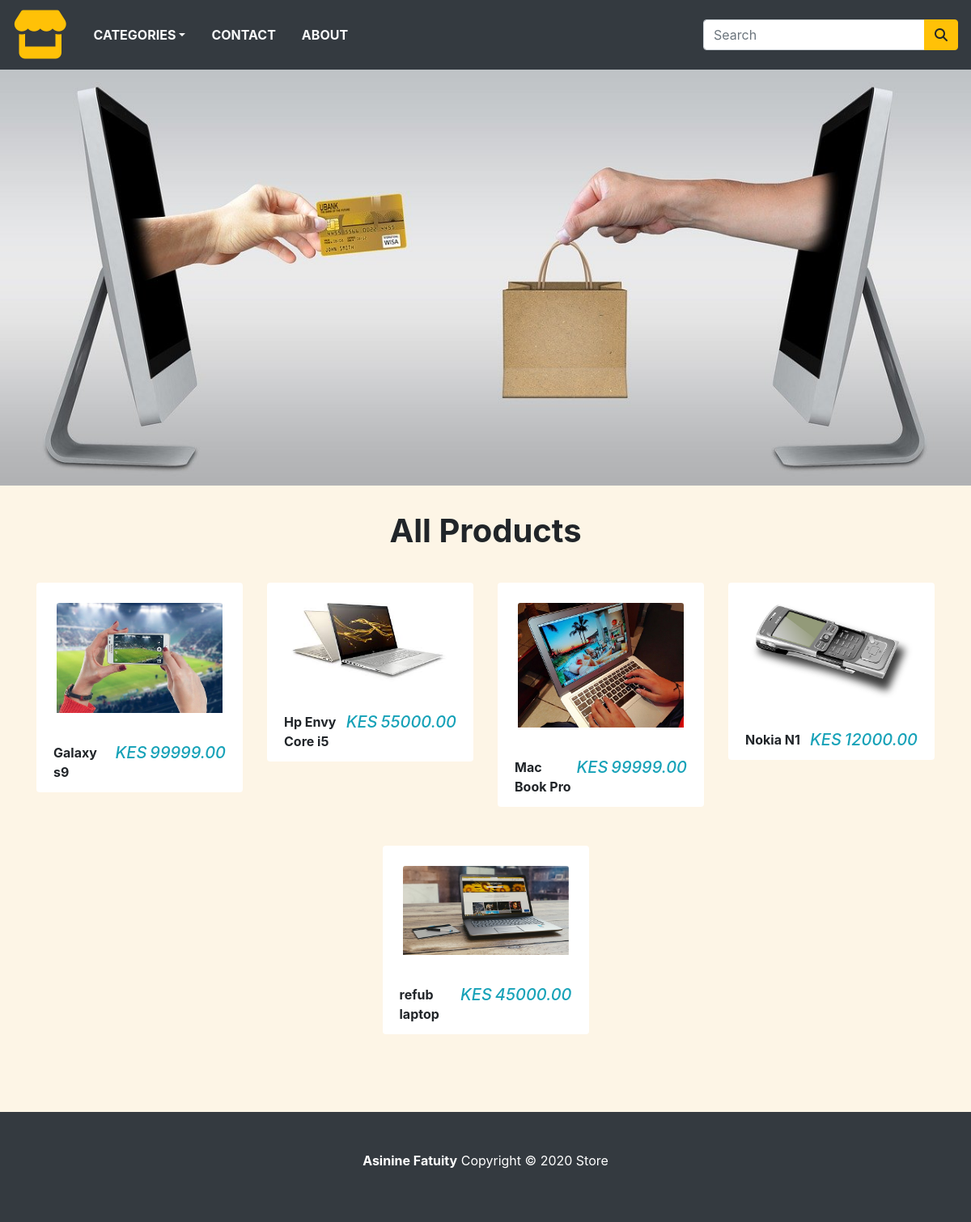
The page /store/home/ on the database its author committed.
### store/models.py (models this page shows, shortened)
class Product(models.Model):
     name = models.CharField(max_length=250, unique=True)
     slug = models.SlugField(max_length=250, unique=True )
     description = models.TextField(blank=True)
     category = models.ForeignKey(Category, on_delete =models.CASCADE)
     price = models.DecimalField(max_digits=10, decimal_places=2)
     image = models.ImageField(upload_to='product', blank=True)
     stock = models.IntegerField()
     available = models.BooleanField(default=True)
     created = models.DateTimeField(auto_now_add=True)
     updated = models.DateTimeField(auto_now=True)
     class Meta:
        ordering = ('name',)
        verbose_name = 'product'
        verbose_name_plural = 'products'
     def get_url(self):
        return reverse('product_detail', args = [self.category.slug, self.slug])

### store/views.py (the view)
# urls.py: path(('home/'),store_views.homePage,name='home'),
def homePage(request, category_slug=None):
    category_page = None
    products =None
    if category_slug !=None:
        category_page = get_object_or_404(Category, slug = category_slug)
        products = Product.objects.filter(category= category_page, available=True)
    else:
        products = Product.objects.all().filter(available=True)
    return render(request,'home.html',{'category': category_page, 'products': products})

### store/context_processors.py (called while the page is built)
def counter(request):
    item_count = 0
    if 'admin' in request.path:
        return {}
    else:
        try:
            cart = Cart.objects.filter(cart_id=_cart_id(request))#get Cart object
            cart_items = CartItem.objects.all().filter(cart=cart[:1])#get corresponding
            for cart_item in cart_items:
                item_count += cart_item.quantity
        except Cart.DoesNotExist: #no cart item in the current session
            item_count=0
    return dict(item_count=item_count)

def menu_links(request):
    links = Category.objects.all()
    return dict (links = links)

### store/models.py (called while the page is built)
    def get_url(self):
        return reverse('products_by_category', args = [self.slug])

### store/views.py (called while the page is built)
def _cart_id(request):
    cart = request.session.session_key #persists cart while user browses
    if not cart:
        cart = request.session.create()
    return cart

### store/templates/home.html (shortened to what this page needs)
{% extends 'base.html' %}
{% load static %}
{% block content %}
<div class="container-fluid">
   <div class="row">
    <img style="width:100%" src="{% static 'img/ecohome.jpg' %}" alt="">
   </div>
</div>
<div class="py-4">
    <div class="container">
        <div class="row">
            <div class="col-10 mx-auto my-2 text-center">
                <h1 class="text-capitalize font-weight-bold">
                    All Products
                </h1>
            </div>
        </div>
    </div>
</div>
 <div class="container">
     <div class="row">
     {% for product in products %}
     <div class="col-9 mx-auto col-md-6 col-lg-3">
         <div class="card mb-5" style="border-color: transparent;">
             <div class="p-4">
                 <a href="{{product.get_url}}">
                     <img src="{{product.image.url}}"class="card-img-top" alt="{{product.name}}">
                </a>
             </div>
           <div class="card-footer d-flex justify-content-between"
           style="background: transparent; border-color: transparent; ">
             <p class="font-weight-bold mb-0">
               {{product.name}}
             </p>
             <h5 class="text-info font-italic mb-0">
                <span class="mr-1">KES</span>{{product.price}}
            </h5>
           </div>
         </div>
     </div>
     {% endfor %}
     </div>
 </div>
{% endblock %}

### store/templates/base.html (shortened to what this page needs)
{% load static %}
<!doctype html>
<html lang="en">
  <head>
    <link rel="stylesheet" href="https://stackpath.bootstrapcdn.com/bootstrap/4.4.1/css/bootstrap.min.css">
    <link rel="stylesheet" href="{% static 'css/base.css' %}">
    <link rel="stylesheet" href="{% static 'css/cart.css' %}">
  </head>
  <body>
   {% include 'navbar.html' %}
    {% block content %}
    {%  endblock %}
    {% include 'footer.html' %}
  </body>
</html>

### store/templates/navbar.html (shortened to what this page needs)
     <nav class="navbar navbar-expand-md navbar-light bg-dark">
        <a href="/" class="navbar-brand"><i class="fas fa-store text-warning fa-3x"></i></a>
        <div class="collapse navbar-collapse justify-content-between" id="nav">
        <ul class="navbar-nav">
                <li class="nav-item dropdown"><a class="nav-link text-light text-uppercase font-weight-bold px-3 dropdown-toggle"
                href="" data-toggle="dropdown">Categories</a>
               </li>
                <li class="nav-item"><a class="nav-link text-light text-uppercase font-weight-bold px-3" href="">Contact</a></li>
                <li class="nav-item"><a class="nav-link text-light text-uppercase font-weight-bold px-3" href="">About</a></li>
            </ul>
       <form class="form-inline ml-3">
           <div class="input-group">
               <input type="text" class="form-control" placeholder="Search">
               <div class="input-group-append">
                   <button type="button" class="btn btn-warning" name ="button"><i class ="fas fa-search"></i></button>
               </div>
           </div>
       </form>
   </div>
       </nav>

### store/templates/footer.html
<footer class="bg-dark text-white mt-5 p-5">
    <div class="container">
    <p class="load text-center"><b>Asinine Fatuity</b> Copyright &copy; 2020 Store </p>
    </div>
</footer>

### store/static/css/base.css (style rules this page uses)
body { background-color: oldlace; }

### rows shown on the page
Product: image (picture), name "Galaxy s9", price "99999.00"
Product: image (picture), name "Hp Envy Core i5", price "55000.00"
Product: image (picture), name "Mac Book Pro", price "99999.00"
Product: image (picture), name "Nokia N1", price "12000.00"
Product: image (picture), name "refub laptop", price "45000.00"
